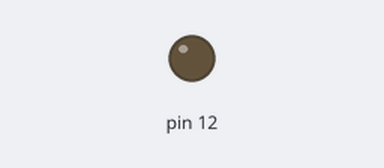
Bench run of a sketch on a simulated Arduino Uno, built with avr-gcc and run on an emulated ATmega328P. Parts: output pins drawn as LEDs (lit = HIGH).

Above: at 4.1 s.
At 6.7 s:
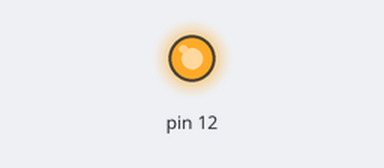
Timing chart, 0 to 11.3 s (numbered marks = the images above):
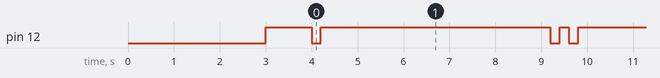

Measured:
- by itself, pin 12: repeats every 5.6 s: HIGH 5.0 s, LOW 0.20 s, HIGH 0.20 s, LOW 0.20 s
- by itself, everything shown: repeats every 5.6 s, in 4 steps

The sketch:

subo_cam.ino
```cpp
void setup() {
  pinMode(12, OUTPUT);
  digitalWrite(12, LOW);
  delay(3000);
  digitalWrite(12, HIGH);
  delay(1000);
}

void loop() {
  digitalWrite(12, LOW);
  delay(200);
  digitalWrite(12, HIGH);
  delay(5000);
  digitalWrite(12, LOW);
  delay(200);
  digitalWrite(12, HIGH);
  delay(200);
}
```
